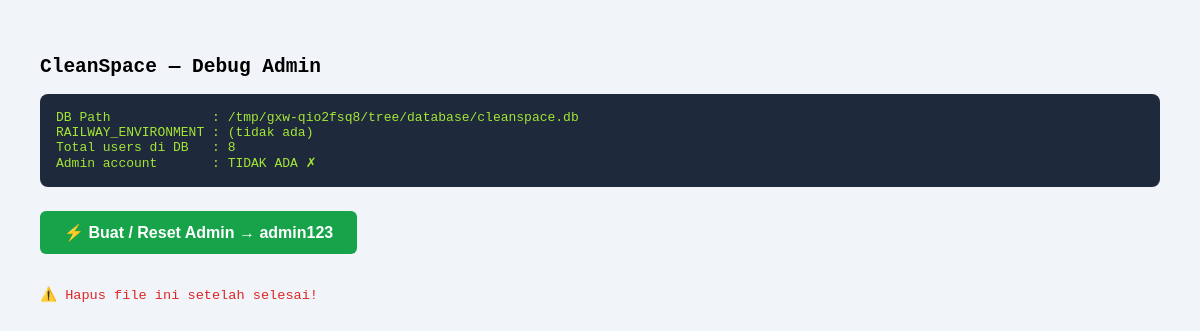
Page /fix_admin.php on the earlier database version.
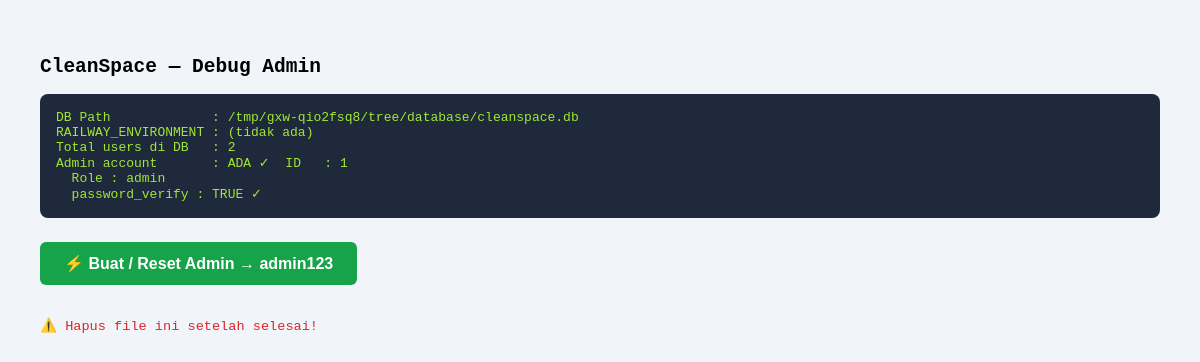
Same page on the later database version.
### tables this page shows
CREATE TABLE users (
    id       INTEGER PRIMARY KEY AUTOINCREMENT,
    nama     TEXT NOT NULL,
    email    TEXT UNIQUE NOT NULL,
    password TEXT NOT NULL,
    role     TEXT DEFAULT 'user'
);

### fix_admin.php (the view, shortened to what this page needs)
<?php
include 'config/koneksi.php';
$admin = $db->querySingle("SELECT id, nama, email, role FROM users WHERE email = 'admin@cleanspace.com'", true);
$total = $db->querySingle("SELECT COUNT(*) FROM users");
$dbPath = getenv('RAILWAY_ENVIRONMENT') !== false ? '/tmp/cleanspace.db' : __DIR__ . '/database/cleanspace.db';
?>
<!DOCTYPE html>
<html>
<head><meta charset="UTF-8"><title>Debug Admin</title>
</head>
<body>
<h2>CleanSpace — Debug Admin</h2>
<pre>
DB Path             : <?= $dbPath ?>
RAILWAY_ENVIRONMENT : <?= getenv('RAILWAY_ENVIRONMENT') ?: '(tidak ada)' ?>
Total users di DB   : <?= (int)$total ?>
Admin account       : <?= $admin ? 'ADA ✓' : 'TIDAK ADA ✗' ?>
<?php if ($admin): ?>
  ID   : <?= $admin['id'] ?>
  Role : <?= htmlspecialchars($admin['role']) ?>
<?php
    $row = $db->querySingle("SELECT password FROM users WHERE email = 'admin@cleanspace.com'", true);
    $ok  = password_verify('admin123', $row['password']);
    echo "  password_verify : " . ($ok ? "TRUE ✓" : "FALSE ✗");
?>
<?php endif; ?>
</pre>
<form method="POST" style="margin-top:1.5rem;">
    <button type="submit" name="reset">⚡ Buat / Reset Admin → admin123</button>
</form>
<p style="margin-top:2rem;color:#dc2626;font-size:.85rem;">⚠️ Hapus file ini setelah selesai!</p>
</body>
</html>

### fix_admin.php (style rules this page uses)
body { font-family:monospace;padding:2rem;background:#f1f5f9; }
pre { background:#1e293b;color:#a3e635;padding:1rem;border-radius:8px;white-space:pre-wrap; }
button { padding:.75rem 1.5rem;background:#16a34a;color:#fff;border:none;border-radius:6px;cursor:pointer;font-size:1rem;font-weight:bold; }

Differences in the rows shown:
now on this page (row edited): users: id "1", role "admin"
Other differences:
$total: "8" → "2"
text no longer shown: "TIDAK ADA ✗"
text now shown: "ADA ✓ ID : Role : password_verify : TRUE ✓"
